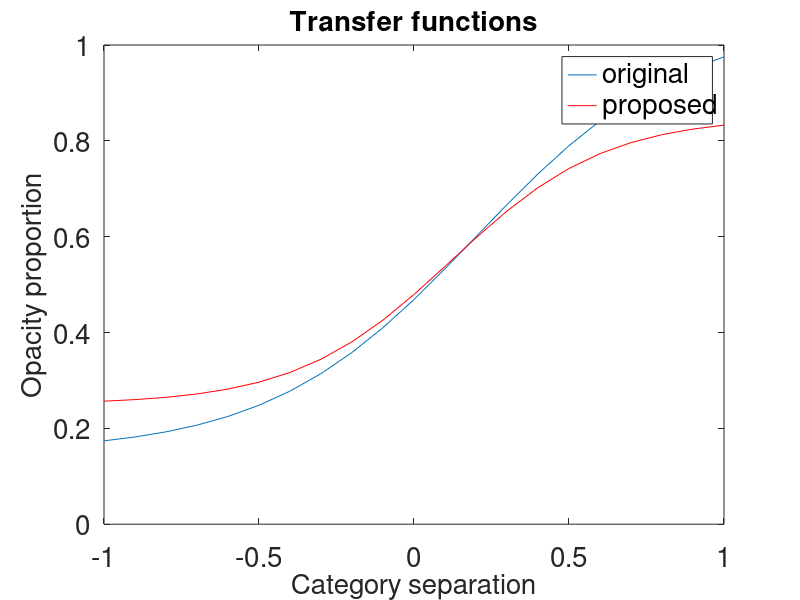

Recreate this plot in MATLAB.

gain = 4;
x_shift = .12;
y_shift = .25;
steepness = .6;
cs = -1:.1:1;
y2 = steepness./(1+exp(-gain*(cs-x_shift)))+y_shift;

gain = 3;
x_shift = .2;
y_shift = .15;
steepness = .9;
cs = -1:.1:1;
y = steepness./(1+exp(-gain*(cs-x_shift)))+y_shift;

figure;
plot(cs,y)
hold on;
plot(cs,y2, 'r');
legend('original', 'proposed')
xlabel('Category separation');
ylabel('Opacity proportion');
title('Transfer functions')
ylim([0 1])
set(findall(gcf,'-property','FontSize'),'FontSize',20)
